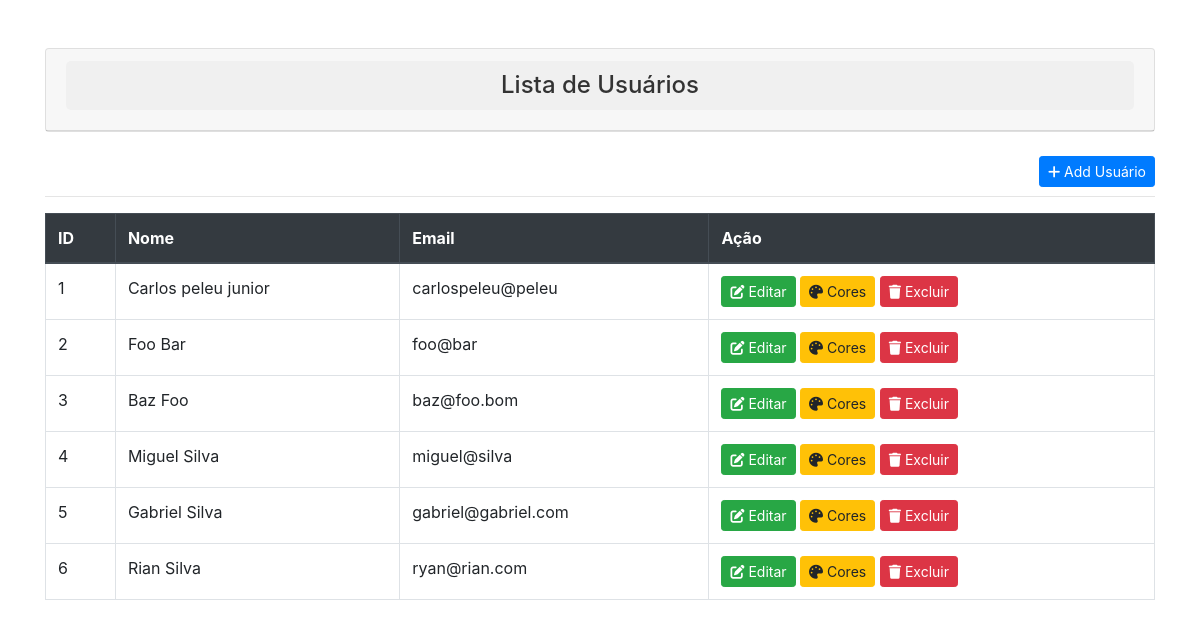
The page / on the database its author committed.
### tables this page shows
CREATE TABLE users(
    id INTEGER PRIMARY KEY,
    name varchar(100) NOT NULL,
    email varchar(100) NOT NULL
);

### app/controllers/UserController.php (called while the page is built, shortened)
<?php
class UserController {
    public function index() {
        $userModel = new UserModel();
        $users = $userModel->getAllUsers();
        include 'app/views/home.php';
    }
}
?>

### core/Database.php (called while the page is built, shortened)
<?php
class Database {
    private static $instance = null;
    public static function getInstance() {
        if (!self::$instance) {
            self::$instance = new PDO('sqlite:database/db.sqlite');
            self::$instance->setAttribute(PDO::ATTR_ERRMODE, PDO::ERRMODE_EXCEPTION);
        }
        return self::$instance;
    }
}
?>

### app/models/UserModel.php (called while the page is built, shortened)
<?php
require_once 'core/Database.php';
class UserModel {
    private $db;
    public function __construct() {
        $this->db = Database::getInstance();
    }
    public function getAllUsers() {
        $sql = "SELECT * FROM users";
        $result = $this->db->query($sql);
        return $result->fetchAll(PDO::FETCH_ASSOC);
    }
}
?>

### app/views/home.php (the view, shortened to what this page needs)
<!DOCTYPE html>
<html>
<head>
    <link rel="stylesheet" href="https://maxcdn.bootstrapcdn.com/bootstrap/4.5.2/css/bootstrap.min.css">
    <link rel="stylesheet" href="https://cdnjs.cloudflare.com/ajax/libs/font-awesome/6.2.0/css/all.min.css">
</head>
<body>
    <div class="container mt-5">
        <div class="card">
            <div class="card-header custom-title">
                <h2 class="page-title">Lista de Usuários</h2>
            </div>
        </div>
        <br>
        <a href="index.php?action=add&id=<?=null ?>" class="btn btn-primary btn-sm float-right">
            <i class="fas fa-plus"></i> Add Usuário
        </a>
        <br>
        <hr>
        <table class="table table-bordered">
            <thead class="thead-dark">
                <tr>
                    <th>ID</th>
                    <th>Nome</th>
                    <th>Email</th>
                    <th>Ação</th>
                </tr>
            </thead>
            <tbody>
                <?php foreach ($users as $key => $u) { ?>
                    <tr>
                        <td  data-user-id="<?= $u['id'] ?>" ><?= $key + 1?></td>
                        <td><?= $u['name'] ?></td>
                        <td><?= $u['email'] ?></td>
                        <td>
                            <a href="index.php?action=edit&id=<?= $u['id'] ?>" class="btn btn-success btn-sm">
                                <i class="fas fa-edit"></i> Editar
                            </a>
                            <a href="index.php?action=add_cores&id=<?= $u['id'] ?>" class="btn btn-warning btn-sm">
                                <i class="fas fa-palette"></i> Cores
                            </a>
                            <button type="button" class="btn btn-danger btn-sm" data-toggle="modal" data-target="#confirmDelete">
                                <i class="fas fa-trash"></i> Excluir
                            </button>
                        </td>
                    </tr>
                <?php } ?>
            </tbody>
        </table>
    </div>
</body>
</html>

### index.php (shortened to what this page needs)
<?php
require_once 'app/controllers/UserController.php';
require_once 'app/models/UserModel.php';
$method = $_SERVER['REQUEST_METHOD'];
if ($method === 'GET') {
    $action = isset($_GET['action']) ? $_GET['action'] : 'index';
} elseif ($method === 'POST') {
    $action = isset($_POST['action']) ? $_POST['action'] : 'index';
}
switch ($action) {
    case 'index':
        $controller = new UserController();
        $controller->index();
        break;
}

### app/views/home.php (style rules this page uses)
.page-title { background-color: #f0f0f0; color: #333; padding: 10px; border-radius: 5px; text-align: center; font-size: 24px; }

### rows shown on the page
users: name "Carlos peleu junior", email "carlospeleu@peleu"
users: name "Foo Bar", email "foo@bar"
users: name "Baz Foo", email "baz@foo.bom"
users: name "Miguel Silva", email "miguel@silva"
users: name "Gabriel Silva", email "gabriel@gabriel.com"
users: name "Rian Silva", email "ryan@rian.com"
